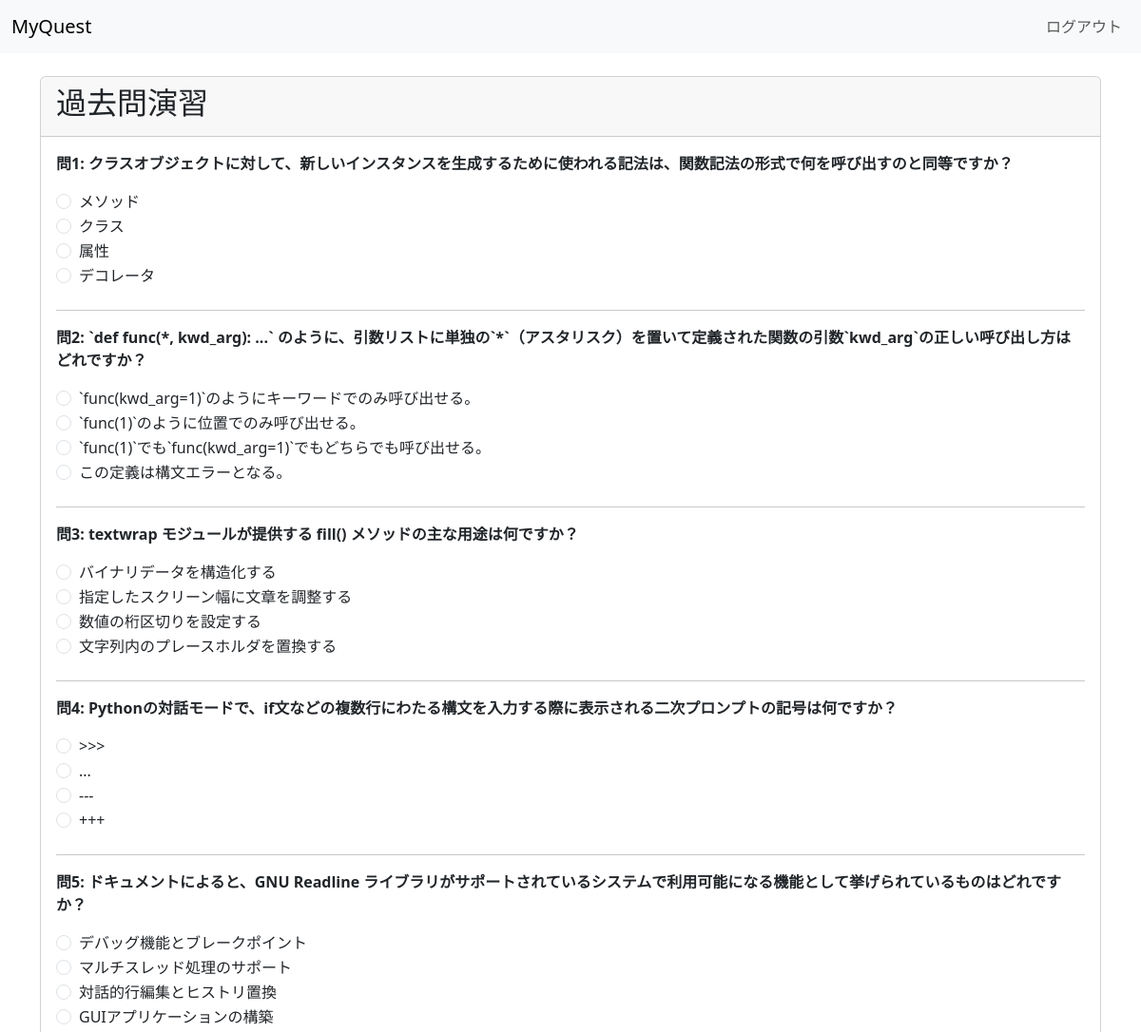
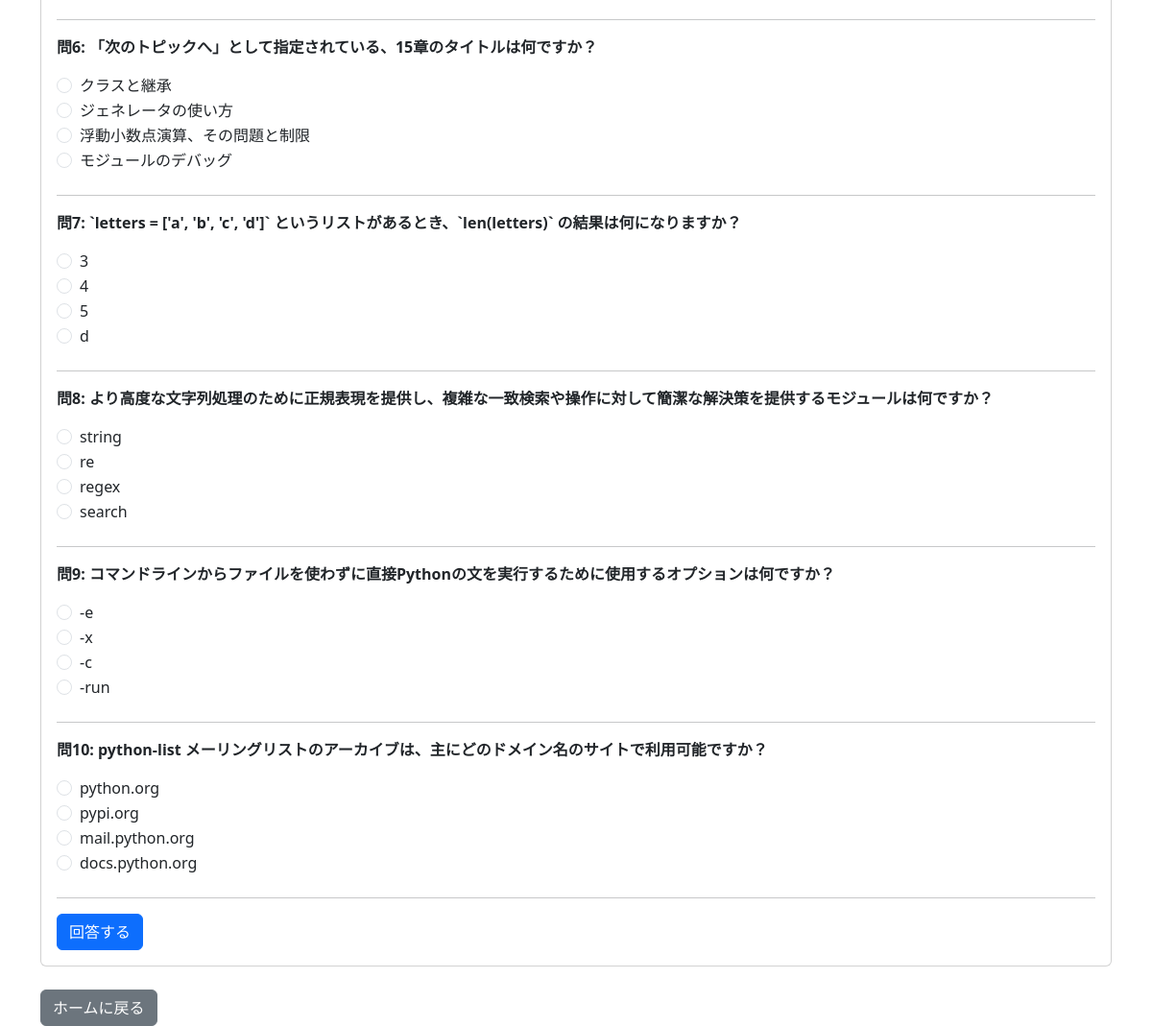
Screenshot of /practice (signed in) with the database file from the repository (2 pictures, top to bottom).
### model.py (models this page shows)
class Question(db.Model):
    __tablename__ = "questions"
    id = db.Column(db.Integer, primary_key=True)
    question = db.Column(db.String(300), nullable=False)
    choice1 = db.Column(db.String(200))
    choice2 = db.Column(db.String(200))
    choice3 = db.Column(db.String(200))
    choice4 = db.Column(db.String(200))
    correct = db.Column(db.Integer)
    category = db.Column(db.String(50)) # section / practiceなど
    results = db.relationship('QuizResult', backref='question', lazy=True) # Add relationship

### app.py (the view, shortened to what this page needs)
@app.route("/practice", methods=["GET", "POST"])
def practice():
    if "user" not in session:
        return redirect("/")
    try:
        num_questions = int(request.args.get('num', 10))
    except (ValueError, TypeError):
        num_questions = 10
    all_questions = Question.query.all()
    if not all_questions:
        return render_template("practice.html", questions=[]) # 空のリストを渡す
    num_to_sample = min(len(all_questions), num_questions)
    q_list = random.sample(all_questions, num_to_sample)
    return render_template("practice.html", questions=q_list)

### templates/practice.html (shortened to what this page needs)
<!DOCTYPE html>
<html>
<head>
    <link href="https://cdn.jsdelivr.net/npm/bootstrap@5.3.0-alpha1/dist/css/bootstrap.min.css" rel="stylesheet">
</head>
<body>
    <nav class="navbar navbar-expand-lg navbar-light bg-light">
        <div class="container-fluid">
            <a class="navbar-brand" href="#">MyQuest</a>
            <div class="collapse navbar-collapse" id="navbarNav">
                <ul class="navbar-nav ms-auto">
                    <li class="nav-item">
                        <a class="nav-link" href="/logout">ログアウト</a>
                    </li>
                </ul>
            </div>
        </div>
    </nav>
    <div class="container mt-4">
        <div class="card">
            <div class="card-header">
                <h2>過去問演習</h2>
            </div>
            <div class="card-body">
                {% if results %}
                    <h3>テスト結果</h3>
                    <div class="alert alert-info">
                        <h4>正解数: {{ score }} / {{ total }} 問</h4>
                        <h4>正解率: {{ percentage }}%</h4>
                    </div>
                    <p>お疲れ様でした！結果は以下の通りです。</p>
                    <hr>
                    {% for res in results %}
                    <div class="mb-4 p-3 {% if res.is_correct %}result-correct{% else %}result-incorrect{% endif %}">
                        <p class="card-text fw-bold">問{{ loop.index }}: {{ res.question.question }}</p>
                        <p>あなたの回答:
                            <span class="{% if not res.is_correct %}user-answer-incorrect{% endif %}">
                                {{ res.user_choice_text }}
                            </span>
                        </p>
                        {% if not res.is_correct %}
                            <p>正解: <span class="correct-answer-text">{{ res.correct_choice_text }}</span></p>
                        {% endif %}
                    </div>
                    {% endfor %}
                {% else %}
                    <form action="{{ url_for('practice') }}" method="post">
                        {% for q_obj in questions %}
                        <div class="mb-4">
                            <p class="card-text fw-bold">問{{ loop.index }}: {{ q_obj.question }}</p>
                            <div class="form-check">
                                <input type="radio" class="form-check-input" name="answer_{{ q_obj.id }}" value="1" id="q{{ q_obj.id }}-choice1" required>
                                <label class="form-check-label" for="q{{ q_obj.id }}-choice1">{{ q_obj.choice1 }}</label>
                            </div>
                            <div class="form-check">
                                <input type="radio" class="form-check-input" name="answer_{{ q_obj.id }}" value="2" id="q{{ q_obj.id }}-choice2">
                                <label class="form-check-label" for="q{{ q_obj.id }}-choice2">{{ q_obj.choice2 }}</label>
                            </div>
                            <div class="form-check">
                                <input type="radio" class="form-check-input" name="answer_{{ q_obj.id }}" value="3" id="q{{ q_obj.id }}-choice3">
                                <label class="form-check-label" for="q{{ q_obj.id }}-choice3">{{ q_obj.choice3 }}</label>
                            </div>
                            <div class="form-check">
                                <input type="radio" class="form-check-input" name="answer_{{ q_obj.id }}" value="4" id="q{{ q_obj.id }}-choice4">
                                <label class="form-check-label" for="q{{ q_obj.id }}-choice4">{{ q_obj.choice4 }}</label>
                            </div>
                        </div>
                        <hr>
                        {% endfor %}
                        <button type="submit" class="btn btn-primary">回答する</button>
                    </form>
                {% endif %}
            </div>
        </div>
        <div class="mt-4">
            {% if results %}
                <a href="{{ url_for('practice') }}" class="btn btn-primary">もう一度挑戦する</a>
                <a href="/home" class="btn btn-secondary">ホームに戻る</a>
            {% else %}
                <a href="/home" class="btn btn-secondary">ホームに戻る</a>
            {% endif %}
        </div>
    </div>
</body>
</html>

### rows the page displays
Question: question "クラスオブジェクトに対して、新しいインスタンスを生成するために使われる記法は、関数記法の形式で何を呼び出すのと同等ですか？", choice1 "メソッド", choice2 "クラス", choice3 "属性", choice4 "デコレータ"
Question: question "`def func(*, kwd_arg): ...` のように、引数リストに単独の`*`（アスタリスク）を置いて定義された関数の引数`kwd_arg`の正しい呼び出し方はどれですか？", choice1 "`func(kwd_arg=1)`のようにキーワードでのみ呼び出せる。", choice2 "`func(1)`のように位置でのみ呼び出せる。", choice3 "`func(1)`でも`func(kwd_arg=1)`でもどちらでも呼び出せる。", choice4 "この定義は構文エラーとなる。"
Question: question "textwrap モジュールが提供する fill() メソッドの主な用途は何ですか？", choice1 "バイナリデータを構造化する", choice2 "指定したスクリーン幅に文章を調整する", choice3 "数値の桁区切りを設定する", choice4 "文字列内のプレースホルダを置換する"
Question: question "Pythonの対話モードで、if文などの複数行にわたる構文を入力する際に表示される二次プロンプトの記号は何ですか？", choice1 ">>>", choice2 "...", choice3 "---", choice4 "+++"
Question: question "ドキュメントによると、GNU Readline ライブラリがサポートされているシステムで利用可能になる機能として挙げられているものはどれですか？", choice1 "デバッグ機能とブレークポイント", choice2 "マルチスレッド処理のサポート", choice3 "対話的行編集とヒストリ置換", choice4 "GUIアプリケーションの構築"
Question: question "「次のトピックへ」として指定されている、15章のタイトルは何ですか？", choice1 "クラスと継承", choice2 "ジェネレータの使い方", choice3 "浮動小数点演算、その問題と制限", choice4 "モジュールのデバッグ"
Question: question "`letters = ['a', 'b', 'c', 'd']` というリストがあるとき、`len(letters)` の結果は何になりますか？", choice1 "3", choice2 "4", choice3 "5", choice4 "d"
Question: question "より高度な文字列処理のために正規表現を提供し、複雑な一致検索や操作に対して簡潔な解決策を提供するモジュールは何ですか？", choice1 "string", choice2 "re", choice3 "regex", choice4 "search"
Question: question "コマンドラインからファイルを使わずに直接Pythonの文を実行するために使用するオプションは何ですか？", choice1 "-e", choice2 "-x", choice3 "-c", choice4 "-run"
Question: question "python-list メーリングリストのアーカイブは、主にどのドメイン名のサイトで利用可能ですか？", choice1 "python.org", choice2 "pypi.org", choice3 "mail.python.org", choice4 "docs.python.org"
